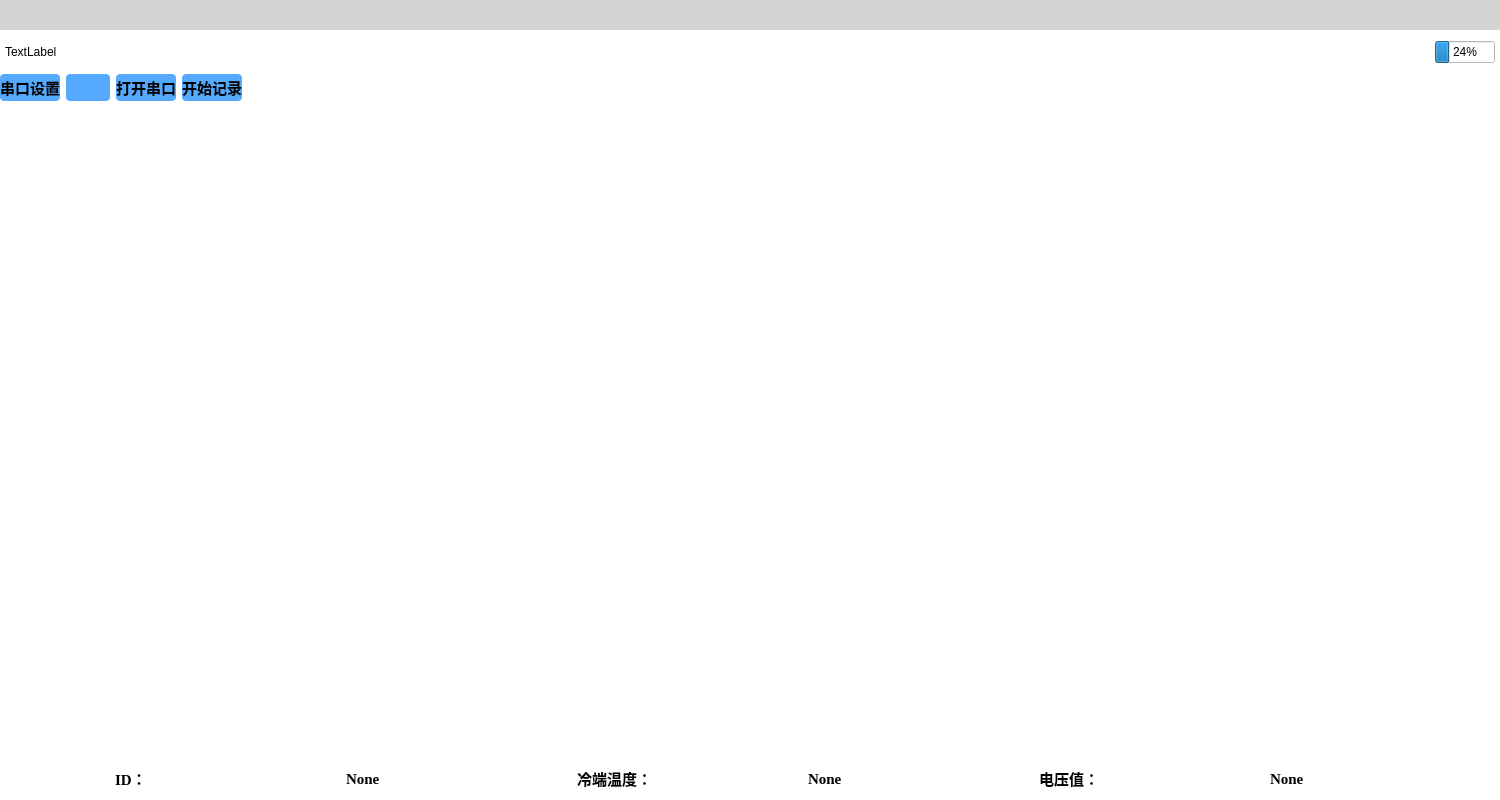
<?xml version="1.0" encoding="UTF-8"?>
<ui version="4.0">
 <class>MainWindow</class>
 <widget class="QMainWindow" name="MainWindow">
  <property name="geometry">
   <rect>
    <x>0</x>
    <y>0</y>
    <width>1500</width>
    <height>800</height>
   </rect>
  </property>
  <property name="minimumSize">
   <size>
    <width>1500</width>
    <height>800</height>
   </size>
  </property>
  <property name="maximumSize">
   <size>
    <width>16777215</width>
    <height>16777215</height>
   </size>
  </property>
  <property name="windowTitle">
   <string>ICE-TMS-LFRO-02 </string>
  </property>
  <property name="styleSheet">
   <string notr="true">background-color: rgb(255, 255, 255);
</string>
  </property>
  <widget class="QWidget" name="centralwidget">
   <property name="styleSheet">
    <string notr="true">background-color: rgb(255, 255, 255);</string>
   </property>
   <layout class="QGridLayout" name="gridLayout">
    <property name="leftMargin">
     <number>0</number>
    </property>
    <property name="topMargin">
     <number>0</number>
    </property>
    <property name="rightMargin">
     <number>0</number>
    </property>
    <property name="bottomMargin">
     <number>0</number>
    </property>
    <item row="6" column="0">
     <layout class="QGridLayout" name="gridLayout_3">
      <property name="sizeConstraint">
       <enum>QLayout::SetDefaultConstraint</enum>
      </property>
      <property name="leftMargin">
       <number>10</number>
      </property>
      <property name="rightMargin">
       <number>10</number>
      </property>
      <property name="spacing">
       <number>12</number>
      </property>
      <item row="0" column="1">
       <widget class="QCustomPlot" name="customPlot1" native="true">
        <property name="enabled">
         <bool>true</bool>
        </property>
        <property name="sizePolicy">
         <sizepolicy hsizetype="Expanding" vsizetype="Expanding">
          <horstretch>0</horstretch>
          <verstretch>0</verstretch>
         </sizepolicy>
        </property>
        <property name="maximumSize">
         <size>
          <width>16777215</width>
          <height>16777215</height>
         </size>
        </property>
       </widget>
      </item>
      <item row="0" column="3">
       <widget class="QCustomPlot" name="customPlot3" native="true">
        <property name="sizePolicy">
         <sizepolicy hsizetype="Expanding" vsizetype="Expanding">
          <horstretch>0</horstretch>
          <verstretch>0</verstretch>
         </sizepolicy>
        </property>
        <property name="maximumSize">
         <size>
          <width>16777215</width>
          <height>16777215</height>
         </size>
        </property>
       </widget>
      </item>
      <item row="1" column="0">
       <widget class="QCustomPlot" name="customPlot4" native="true">
        <property name="sizePolicy">
         <sizepolicy hsizetype="Expanding" vsizetype="Expanding">
          <horstretch>0</horstretch>
          <verstretch>0</verstretch>
         </sizepolicy>
        </property>
        <property name="maximumSize">
         <size>
          <width>16777215</width>
          <height>16777215</height>
         </size>
        </property>
       </widget>
      </item>
      <item row="1" column="1">
       <widget class="QCustomPlot" name="customPlot5" native="true">
        <property name="sizePolicy">
         <sizepolicy hsizetype="Expanding" vsizetype="Expanding">
          <horstretch>0</horstretch>
          <verstretch>0</verstretch>
         </sizepolicy>
        </property>
        <property name="maximumSize">
         <size>
          <width>16777215</width>
          <height>16777215</height>
         </size>
        </property>
       </widget>
      </item>
      <item row="1" column="3">
       <widget class="QCustomPlot" name="customPlot7" native="true">
        <property name="sizePolicy">
         <sizepolicy hsizetype="Expanding" vsizetype="Expanding">
          <horstretch>0</horstretch>
          <verstretch>0</verstretch>
         </sizepolicy>
        </property>
       </widget>
      </item>
      <item row="0" column="2">
       <widget class="QCustomPlot" name="customPlot2" native="true">
        <property name="sizePolicy">
         <sizepolicy hsizetype="Expanding" vsizetype="Expanding">
          <horstretch>0</horstretch>
          <verstretch>0</verstretch>
         </sizepolicy>
        </property>
        <property name="maximumSize">
         <size>
          <width>16777215</width>
          <height>16777215</height>
         </size>
        </property>
        <property name="styleSheet">
         <string notr="true">QCustomPlot
{
	 background-color:rgb(33, 119, 184);
}</string>
        </property>
       </widget>
      </item>
      <item row="1" column="2">
       <widget class="QCustomPlot" name="customPlot6" native="true">
        <property name="sizePolicy">
         <sizepolicy hsizetype="Expanding" vsizetype="Expanding">
          <horstretch>0</horstretch>
          <verstretch>0</verstretch>
         </sizepolicy>
        </property>
       </widget>
      </item>
      <item row="0" column="0">
       <widget class="QCustomPlot" name="customPlot0" native="true">
        <property name="sizePolicy">
         <sizepolicy hsizetype="Expanding" vsizetype="Expanding">
          <horstretch>0</horstretch>
          <verstretch>0</verstretch>
         </sizepolicy>
        </property>
        <property name="maximumSize">
         <size>
          <width>16777215</width>
          <height>16777215</height>
         </size>
        </property>
        <property name="styleSheet">
         <string notr="true">QCustomPlot
{
	 background-color:rgb(33, 119, 184);
}</string>
        </property>
       </widget>
      </item>
     </layout>
    </item>
    <item row="0" column="0">
     <widget class="QWidget" name="title" native="true">
      <property name="sizePolicy">
       <sizepolicy hsizetype="Preferred" vsizetype="Minimum">
        <horstretch>0</horstretch>
        <verstretch>0</verstretch>
       </sizepolicy>
      </property>
      <property name="minimumSize">
       <size>
        <width>0</width>
        <height>30</height>
       </size>
      </property>
      <property name="maximumSize">
       <size>
        <width>16777215</width>
        <height>30</height>
       </size>
      </property>
      <property name="sizeIncrement">
       <size>
        <width>0</width>
        <height>32</height>
       </size>
      </property>
      <property name="baseSize">
       <size>
        <width>0</width>
        <height>30</height>
       </size>
      </property>
      <property name="styleSheet">
       <string notr="true">QWidget
{
	background-color:rgb(211, 211, 211)
}</string>
      </property>
     </widget>
    </item>
    <item row="1" column="0">
     <layout class="QHBoxLayout" name="horizontalLayout" stretch="0,0,0">
      <property name="leftMargin">
       <number>5</number>
      </property>
      <property name="topMargin">
       <number>5</number>
      </property>
      <property name="rightMargin">
       <number>5</number>
      </property>
      <property name="bottomMargin">
       <number>5</number>
      </property>
      <item>
       <widget class="QLabel" name="label">
        <property name="text">
         <string>TextLabel</string>
        </property>
       </widget>
      </item>
      <item>
       <spacer name="horizontalSpacer_2">
        <property name="orientation">
         <enum>Qt::Horizontal</enum>
        </property>
        <property name="sizeHint" stdset="0">
         <size>
          <width>40</width>
          <height>20</height>
         </size>
        </property>
       </spacer>
      </item>
      <item>
       <widget class="QProgressBar" name="pbBattery">
        <property name="sizePolicy">
         <sizepolicy hsizetype="Minimum" vsizetype="Fixed">
          <horstretch>0</horstretch>
          <verstretch>0</verstretch>
         </sizepolicy>
        </property>
        <property name="minimumSize">
         <size>
          <width>40</width>
          <height>0</height>
         </size>
        </property>
        <property name="maximumSize">
         <size>
          <width>60</width>
          <height>16777215</height>
         </size>
        </property>
        <property name="styleSheet">
         <string notr="true"/>
        </property>
        <property name="value">
         <number>24</number>
        </property>
       </widget>
      </item>
     </layout>
    </item>
    <item row="5" column="0">
     <layout class="QHBoxLayout" name="horizontalLayout_3">
      <item>
       <widget class="QPushButton" name="btnSerialSetting">
        <property name="minimumSize">
         <size>
          <width>0</width>
          <height>27</height>
         </size>
        </property>
        <property name="font">
         <font>
          <family>Times New Roman</family>
          <pointsize>11</pointsize>
          <weight>75</weight>
          <bold>true</bold>
         </font>
        </property>
        <property name="styleSheet">
         <string notr="true">QPushButton
{
    border-radius: 4px;
    background-color: rgb(85, 170, 255);/*背景色*/
}</string>
        </property>
        <property name="text">
         <string>串口设置</string>
        </property>
       </widget>
      </item>
      <item>
       <widget class="QPushButton" name="pushButton">
        <property name="minimumSize">
         <size>
          <width>0</width>
          <height>27</height>
         </size>
        </property>
        <property name="font">
         <font>
          <family>Times New Roman</family>
          <pointsize>11</pointsize>
          <weight>75</weight>
          <bold>true</bold>
         </font>
        </property>
        <property name="styleSheet">
         <string notr="true">QPushButton
{
    border-radius: 4px;
    background-color: rgb(85, 170, 255);/*背景色*/
}</string>
        </property>
        <property name="text">
         <string/>
        </property>
       </widget>
      </item>
      <item>
       <widget class="QPushButton" name="OpenSerialButton">
        <property name="enabled">
         <bool>true</bool>
        </property>
        <property name="sizePolicy">
         <sizepolicy hsizetype="Minimum" vsizetype="Minimum">
          <horstretch>0</horstretch>
          <verstretch>0</verstretch>
         </sizepolicy>
        </property>
        <property name="minimumSize">
         <size>
          <width>0</width>
          <height>27</height>
         </size>
        </property>
        <property name="maximumSize">
         <size>
          <width>110</width>
          <height>40</height>
         </size>
        </property>
        <property name="font">
         <font>
          <family>Times New Roman</family>
          <pointsize>11</pointsize>
          <weight>75</weight>
          <bold>true</bold>
         </font>
        </property>
        <property name="styleSheet">
         <string notr="true">QPushButton
{
    border-radius: 4px;
    background-color: rgb(85, 170, 255);/*背景色*/
}</string>
        </property>
        <property name="text">
         <string>打开串口</string>
        </property>
       </widget>
      </item>
      <item>
       <widget class="QPushButton" name="btnSave">
        <property name="sizePolicy">
         <sizepolicy hsizetype="Minimum" vsizetype="Minimum">
          <horstretch>0</horstretch>
          <verstretch>0</verstretch>
         </sizepolicy>
        </property>
        <property name="minimumSize">
         <size>
          <width>0</width>
          <height>27</height>
         </size>
        </property>
        <property name="maximumSize">
         <size>
          <width>110</width>
          <height>40</height>
         </size>
        </property>
        <property name="font">
         <font>
          <family>Times New Roman</family>
          <pointsize>11</pointsize>
          <weight>75</weight>
          <bold>true</bold>
         </font>
        </property>
        <property name="styleSheet">
         <string notr="true">QPushButton
{
    border-radius: 4px;
    background-color: rgb(85, 170, 255);/*背景色*/
}</string>
        </property>
        <property name="text">
         <string>开始记录</string>
        </property>
       </widget>
      </item>
      <item>
       <spacer name="horizontalSpacer">
        <property name="orientation">
         <enum>Qt::Horizontal</enum>
        </property>
        <property name="sizeHint" stdset="0">
         <size>
          <width>40</width>
          <height>20</height>
         </size>
        </property>
       </spacer>
      </item>
     </layout>
    </item>
    <item row="7" column="0">
     <layout class="QHBoxLayout" name="horizontalLayout_4">
      <property name="topMargin">
       <number>10</number>
      </property>
      <property name="bottomMargin">
       <number>10</number>
      </property>
      <item>
       <widget class="QLabel" name="label_6">
        <property name="sizePolicy">
         <sizepolicy hsizetype="Maximum" vsizetype="Maximum">
          <horstretch>0</horstretch>
          <verstretch>0</verstretch>
         </sizepolicy>
        </property>
        <property name="maximumSize">
         <size>
          <width>110</width>
          <height>40</height>
         </size>
        </property>
        <property name="font">
         <font>
          <family>Times New Roman</family>
          <pointsize>11</pointsize>
          <weight>75</weight>
          <bold>true</bold>
         </font>
        </property>
        <property name="styleSheet">
         <string notr="true"/>
        </property>
        <property name="text">
         <string>ID：</string>
        </property>
        <property name="textFormat">
         <enum>Qt::AutoText</enum>
        </property>
        <property name="alignment">
         <set>Qt::AlignLeading|Qt::AlignLeft|Qt::AlignVCenter</set>
        </property>
       </widget>
      </item>
      <item>
       <widget class="QLabel" name="ID">
        <property name="sizePolicy">
         <sizepolicy hsizetype="Maximum" vsizetype="Maximum">
          <horstretch>0</horstretch>
          <verstretch>0</verstretch>
         </sizepolicy>
        </property>
        <property name="maximumSize">
         <size>
          <width>110</width>
          <height>40</height>
         </size>
        </property>
        <property name="font">
         <font>
          <family>Times New Roman</family>
          <pointsize>11</pointsize>
          <weight>75</weight>
          <bold>true</bold>
         </font>
        </property>
        <property name="text">
         <string>None</string>
        </property>
       </widget>
      </item>
      <item>
       <widget class="QLabel" name="label_7">
        <property name="sizePolicy">
         <sizepolicy hsizetype="Minimum" vsizetype="Preferred">
          <horstretch>0</horstretch>
          <verstretch>0</verstretch>
         </sizepolicy>
        </property>
        <property name="maximumSize">
         <size>
          <width>110</width>
          <height>40</height>
         </size>
        </property>
        <property name="font">
         <font>
          <family>Times New Roman</family>
          <pointsize>11</pointsize>
          <weight>75</weight>
          <bold>true</bold>
         </font>
        </property>
        <property name="text">
         <string>冷端温度：</string>
        </property>
       </widget>
      </item>
      <item>
       <widget class="QLabel" name="temp">
        <property name="sizePolicy">
         <sizepolicy hsizetype="Maximum" vsizetype="Preferred">
          <horstretch>0</horstretch>
          <verstretch>0</verstretch>
         </sizepolicy>
        </property>
        <property name="maximumSize">
         <size>
          <width>110</width>
          <height>40</height>
         </size>
        </property>
        <property name="font">
         <font>
          <family>Times New Roman</family>
          <pointsize>11</pointsize>
          <weight>75</weight>
          <bold>true</bold>
         </font>
        </property>
        <property name="text">
         <string>None</string>
        </property>
       </widget>
      </item>
      <item>
       <widget class="QLabel" name="label_8">
        <property name="sizePolicy">
         <sizepolicy hsizetype="Maximum" vsizetype="Preferred">
          <horstretch>0</horstretch>
          <verstretch>0</verstretch>
         </sizepolicy>
        </property>
        <property name="maximumSize">
         <size>
          <width>110</width>
          <height>40</height>
         </size>
        </property>
        <property name="font">
         <font>
          <family>Times New Roman</family>
          <pointsize>11</pointsize>
          <weight>75</weight>
          <bold>true</bold>
         </font>
        </property>
        <property name="text">
         <string>电压值：</string>
        </property>
       </widget>
      </item>
      <item>
       <widget class="QLabel" name="voltage">
        <property name="sizePolicy">
         <sizepolicy hsizetype="Maximum" vsizetype="Preferred">
          <horstretch>0</horstretch>
          <verstretch>0</verstretch>
         </sizepolicy>
        </property>
        <property name="maximumSize">
         <size>
          <width>110</width>
          <height>40</height>
         </size>
        </property>
        <property name="font">
         <font>
          <family>Times New Roman</family>
          <pointsize>11</pointsize>
          <weight>75</weight>
          <bold>true</bold>
         </font>
        </property>
        <property name="text">
         <string>None</string>
        </property>
       </widget>
      </item>
     </layout>
    </item>
   </layout>
  </widget>
  <action name="serialSetting">
   <property name="text">
    <string>串口设置</string>
   </property>
  </action>
 </widget>
 <customwidgets>
  <customwidget>
   <class>QCustomPlot</class>
   <extends>QWidget</extends>
   <header location="global">qcustomplot.h</header>
   <container>1</container>
  </customwidget>
 </customwidgets>
 <resources/>
 <connections/>
</ui>
